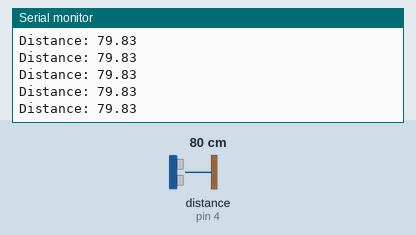
This sketch was run on a simulated Arduino Uno, built with avr-gcc and run on an emulated ATmega328P. Shown: the last lines printed to the serial monitor. Wiring (inferred from the names in the program): ultrasonic range finder: trigger pin 5; echo pin 4. The inputs (shaded band) are chosen by the test bench; at power-on: distance to the obstacle (sensor on pin 4) 80 cm. The echo pulse lasts 58.3 µs per cm.

Above: at 1.2 s.
1.3 s: distance to the obstacle (sensor on pin 4) set to 2 cm
At 1.8 s:
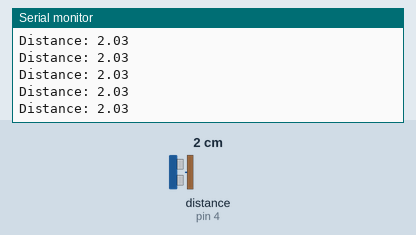
4.3 s: distance to the obstacle (sensor on pin 4) set to 120 cm
At 4.9 s:
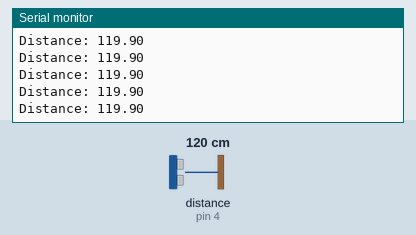
7.3 s: distance to the obstacle (sensor on pin 4) set to 18 cm
At 8.0 s:
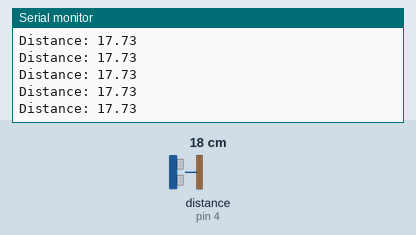
Timing chart, 0 to 10.3 s (numbered marks = the images above; inputs shaded):
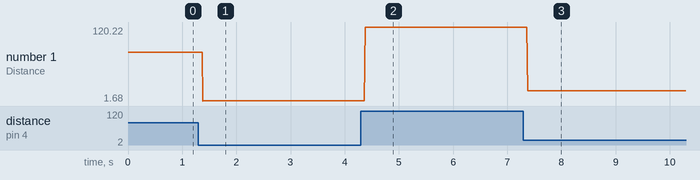

The sketch:

testUltrasonic.ino
```cpp
#define trig 5 // PD5 //output
#define echo 4 // PD4 //input

void setup()
{
    Serial.begin(9600);
    pinMode(trig, OUTPUT);
    pinMode(echo, INPUT);
}
void loop()
{
    digitalWrite(trig, LOW);
    delayMicroseconds(2);
    digitalWrite(trig, HIGH);
    delayMicroseconds(10);
    digitalWrite(trig, LOW);
    float duration = pulseIn(echo, HIGH);
    float distance = duration / (29.1*2);
    Serial.print("Distance: ");
    Serial.println(distance);
}
```

Measured:
- after the input at 1.3 s, the serial monitor: prints a new line after 0.08 s (image 1)
- after the input at 4.3 s, the serial monitor: prints a new line after 0.08 s (image 2)
- after the input at 7.3 s, the serial monitor: prints a new line after 0.07 s (image 3)
- plotted number 1: 79.83 → 2.03 after the input at 1.3 s, 2.03 → 119.9 after the input at 4.3 s, 119.9 → 17.73 after the input at 7.3 s
